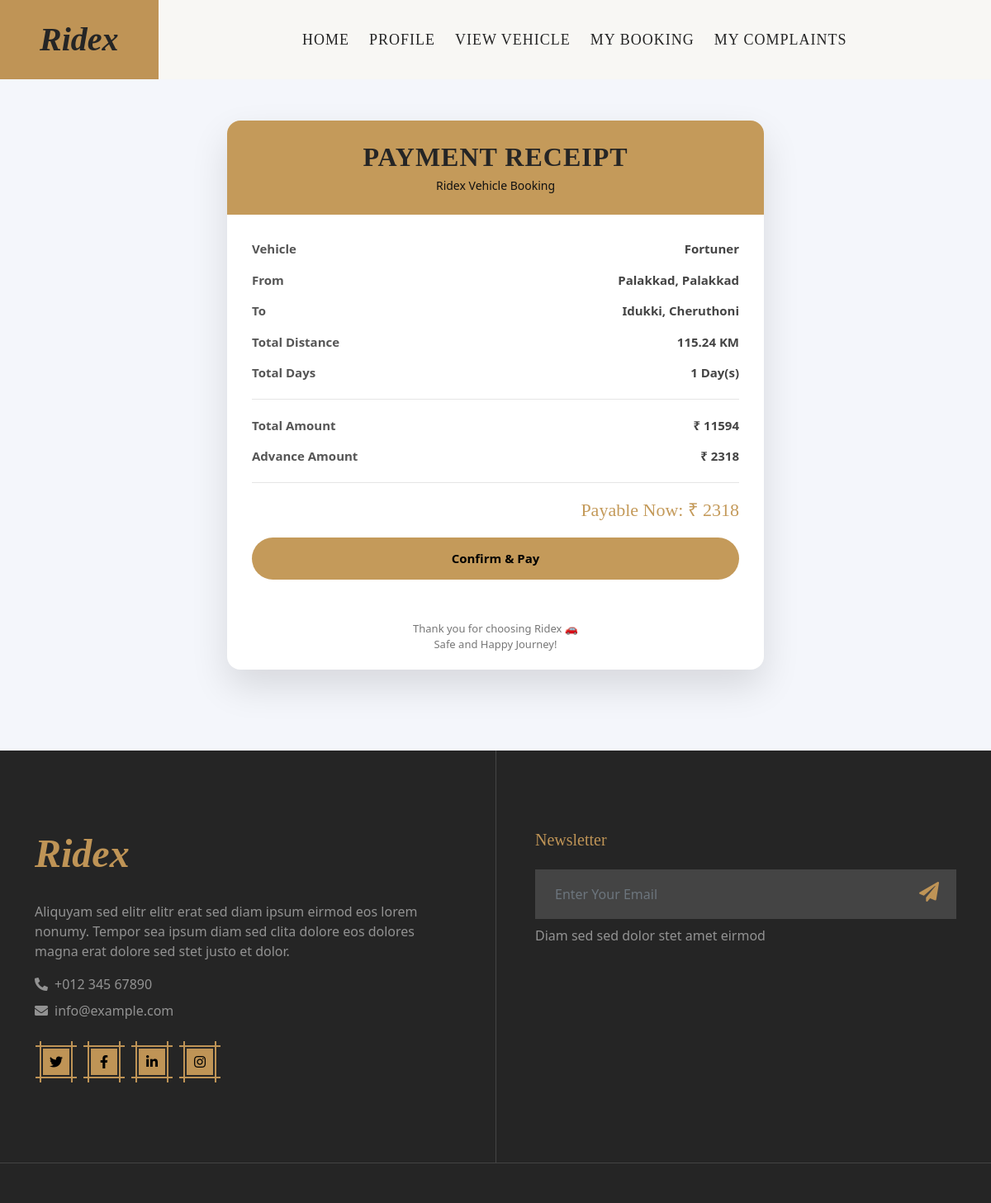
Screenshot of /User/Payment/8/ (signed in) with the database file from the repository.
### User/models.py (models this page shows)
class tbl_booking(models.Model):
    booking_date=models.DateField(auto_now_add=True)
    booking_status=models.IntegerField(default=0)
    bookinguser_status=models.IntegerField(default=0)
    booking_amount=models.IntegerField(null=True)
    booking_advance=models.IntegerField(null=True)
    booking_days=models.IntegerField(null=True)
    booking_distance=models.CharField(max_length=50,null=True)
    user=models.ForeignKey(tbl_user, on_delete=models.CASCADE)
    vehicle=models.ForeignKey(tbl_vehicle,on_delete=models.CASCADE)
    booking_fromdate=models.DateField(null=True)
    booking_todate=models.DateField()
    booking_fromplace = models.CharField(max_length=200, null=True)
    booking_toplace = models.CharField(max_length=200, null=True)

### Driver/models.py (models this page shows)
class tbl_vehicle(models.Model):
    vehicle_name=models.CharField(max_length=50)
    vehicle_details=models.CharField(max_length=30)
    vehicle_photo=models.FileField(upload_to='Assets/UserDocs/')
    model=models.ForeignKey(tbl_model,on_delete=models.CASCADE)
    vehicletype=models.ForeignKey(tbl_vehicletype,on_delete=models.CASCADE)
    vehicle_baseprice=models.IntegerField()
    vehicle_kmprice=models.IntegerField()
    vehicle_status=models.IntegerField(default=0)
    vehicle_capasity=models.IntegerField()
    driver=models.ForeignKey(tbl_driver,on_delete=models.CASCADE)

### User/views.py (the view)
# urls.py: path('Payment/<int:bid>/', views.Payment, name='Payment'),
def Payment(request, bid):
    if "uid" not in request.session:
        return redirect("Guest:Login")
    else:
        userdata = tbl_user.objects.get(id=request.session['uid'])
        bookingdata = tbl_booking.objects.get(id=bid, user=userdata)
        advance=int(bookingdata.booking_advance)
        if request.method == "POST":
            bookingdata.bookinguser_status = 3
            bookingdata.save()
            return render(request, "User/Payment.html", {'msg': 'Payment Successful'})
        else:
            return render(request, "User/Payment.html", {'bookingdata': bookingdata,'advance':advance})

### User/Templates/User/Payment.html (shortened to what this page needs)
{% extends 'User/Head.html' %}
{% block content %}
<!DOCTYPE html>
<html lang="en">
<head>
</head>
<body>
<div class="receipt-wrapper">
    <div class="receipt-card">
        <div class="receipt-header">
            <h2>PAYMENT RECEIPT</h2>
            <p>Ridex Vehicle Booking</p>
        </div>
        <div class="receipt-body">
            <div class="receipt-row">
                <span>Vehicle</span>
                <span>{{ bookingdata.vehicle.vehicle_name }}</span>
            </div>
            <div class="receipt-row">
                <span>From</span>
                <span>{{ bookingdata.booking_fromplace }}</span>
            </div>
            <div class="receipt-row">
                <span>To</span>
                <span>{{ bookingdata.booking_toplace }}</span>
            </div>
            <div class="receipt-row">
                <span>Total Distance</span>
                <span>{{ bookingdata.booking_distance }} KM</span>
            </div>
            <div class="receipt-row">
                <span>Total Days</span>
                <span>{{ bookingdata.booking_days }} Day(s)</span>
            </div>
            <div class="divider"></div>
            <div class="receipt-row">
                <span>Total Amount</span>
                <span>₹ {{ bookingdata.booking_amount }}</span>
            </div>
            <div class="receipt-row">
                <span>Advance Amount</span>
                <span>₹ {{ bookingdata.booking_advance }}</span>
            </div>
            <div class="divider"></div>
            {% if advance %}
            <div class="total-section">
                <h3>Payable Now: ₹ {{advance}}</h3>
            </div>
            {% endif %}
            <form method="post">
                <input type="submit" value="Confirm & Pay" class="pay-btn">
            </form>
        </div>
        <div class="receipt-footer">
            Thank you for choosing Ridex 🚗 <br>
            Safe and Happy Journey!
        </div>
    </div>
</div>
</body>
</html>
<br>
<br>
{% endblock content %}

### User/Templates/User/Payment.html (style rules this page uses)
:root { --ridex-gold:#C49A5A; --light-gray:#f4f6fb; }
body { margin:0; background:var(--light-gray); font-family:'Segoe UI', sans-serif; }
.receipt-wrapper { display:flex; justify-content:center; align-items:center; padding:50px 15px; }
.receipt-card { width:650px; max-width:100%; background:#fff; border-radius:16px; box-shadow:0 20px 45px rgba(0,0,0,0.12); overflow:hidden; animation:fadeUp 0.5s ease; }
.receipt-header { background:var(--ridex-gold); color:#111; padding:25px; text-align:center; }
.receipt-header h2 { margin:0; font-weight:800; letter-spacing:1px; }
.receipt-header p { margin:5px 0 0; font-size:14px; font-weight:500; }
.receipt-body { padding:30px; }
.receipt-row { display:flex; justify-content:space-between; margin-bottom:15px; font-size:15px; }
.receipt-row span:first-child { font-weight:600; color:#555; }
.receipt-row span:last-child { font-weight:700; }
.divider { height:1px; background:#e5e5e5; margin:20px 0; }
.total-section { text-align:right; }
.total-section h3 { margin:0; font-size:22px; color:var(--ridex-gold); }
.receipt-footer { text-align:center; padding:20px; font-size:13px; color:#777; }
.pay-btn { width:100%; padding:14px; background:var(--ridex-gold); border:none; border-radius:30px; font-size:15px; font-weight:700; cursor:pointer; margin-top:20px; transition:0.3s; }

### rows the page displays
tbl_booking: vehicle.vehicle_name "Fortuner", booking_fromplace "Palakkad, Palakkad", booking_toplace "Idukki, Cheruthoni", booking_distance "115.24", booking_days "1", booking_amount "11594", booking_advance "2318"

### other values shown
{{ advance }} "2318"
